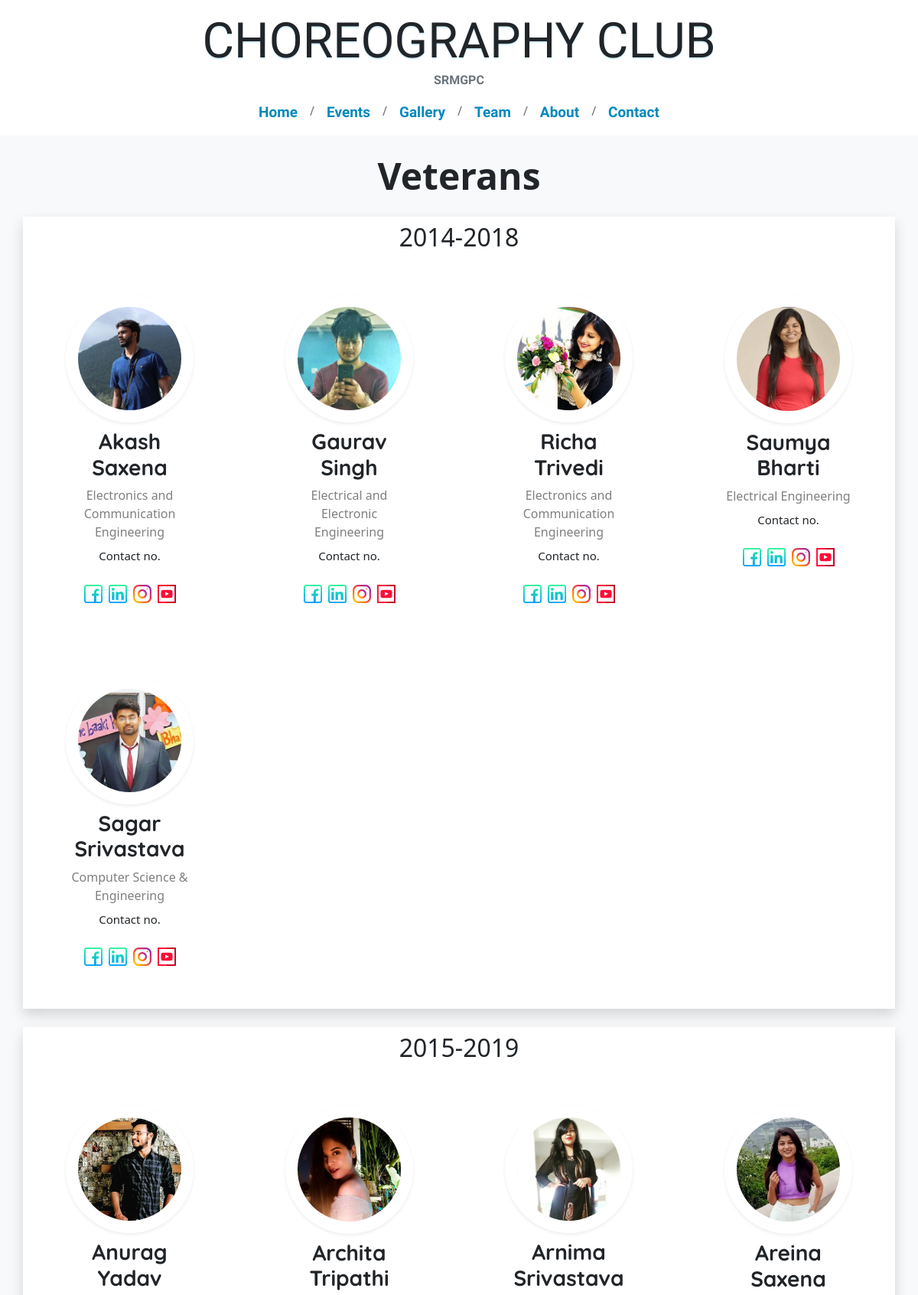
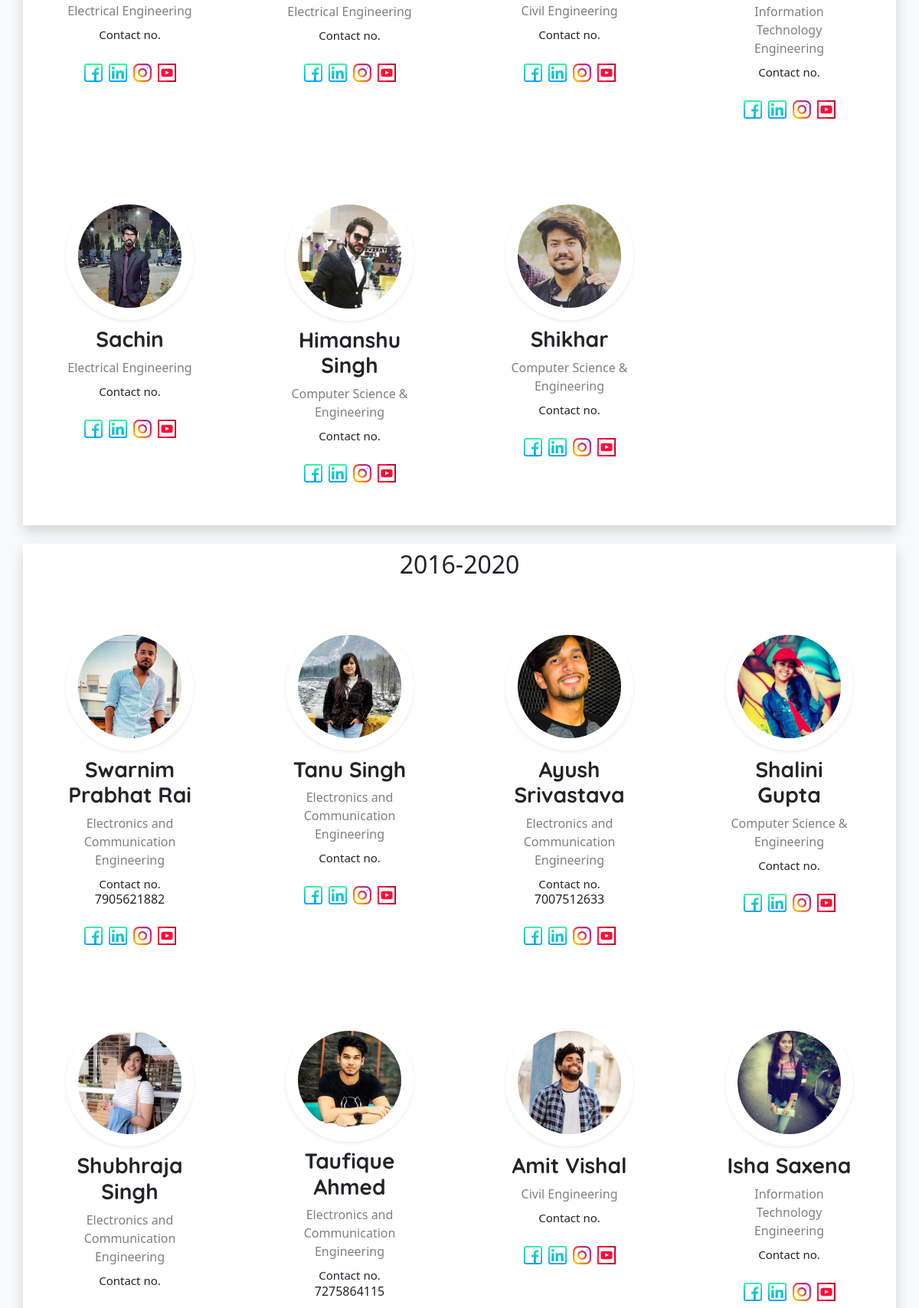
/veterans/ (upper part), run on the app's committed database (2 pictures, top to bottom).
### stepcell/models.py (models this page shows, shortened)
class ControlVeteran(models.Model):
    id = models.AutoField(primary_key=True)
    year = models.CharField(max_length=50,help_text='Volunteer year which we want to display')
    def __str__(self):
        return self.year

class Team(models.Model):
    id = models.AutoField(primary_key=True)
    year = models.CharField(max_length=50,default='',help_text='batch year, starting year to end year. It must be 4 years. e.g. 2018-2022')
    student_name = models.CharField(max_length=100,null=False,help_text='student name')
    branch = models.CharField(max_length=200,help_text='branch')
    phone=models.CharField(help_text='10 digits phone number',max_length=12,blank=True)
    fb_link=models.CharField(max_length=300,help_text='facebook profile link',default="#",blank=True)
    linkedin_link=models.CharField(max_length=300,help_text='linkedin profile link',default="#",blank=True)
    insta_link=models.CharField(max_length=300,help_text='instagram profile link',default="#",blank=True)
    yt_link=models.CharField(max_length=300,help_text='youtube channel link',default="#",blank=True)
    image=models.FileField(validators=[FileExtensionValidator(['jpg','png','jpeg'])],upload_to="team/")

### stepcell/views.py (the view)
# urls.py: path("veterans/",views.veteranPage,name="veteranPage"),
def veteranPage(request):
    controlVeteran = ControlVeteran.objects.all()
    veterans = Team.objects.all()
    context = {
        'controlVeteran':controlVeteran,
        'veterans':veterans,
    }
    return render(request,"veterans.html",context)

### templates/veterans.html (shortened to what this page needs)
{% extends 'base.html' %}
{% load static %}
{% block title %}
<link rel="stylesheet" href="{% static 'css/volunteer.css' %}">
{% endblock %}
{% block body %}
<div class="container-fluid px-3">
    <h1 class="text-center display-5 fw-bold mt-4">Veterans</h1>
    {% for i in controlVeteran %}
    <div class="container bg-white shadow p-2 mt-4">
        <h2 class='text-center'>{{ i }}</h2>
        <div class="row">
            {% for j in veterans %}
            {% if j.year == i.year %}
            <div class="col-lg-3 col-md-4 col-6">
                <div class="p-lg-3 p-xl-5 p-2">
                    <img src="{{ j.image.url }}" alt="" class="img-fluid rounded rounded-circle p-lg-3 p-3 shadow-sm">
                    <h2 class="text-center name mt-2">{{ j.student_name }}</h2>
                    <p class="text-center text-black-50 branch mb-2">{{ j.branch }}</p>
                    <p class="text-center mb-0 contact">Contact no.</p>
                    <h6 class="text-center number user-select-all">{{ j.phone }}</h6>
                    <div class="d-flex justify-content-center mt-4">
                        <a href="{{ j.fb_link }}" class="mx-1"><img src="{% static 'images/fbook.png' %}" alt=""></a>
                        <a href="{{ j.linkedin_link }}" class="mx-1"><img src="{% static 'images/linked.png' %}"
                                alt=""></a>
                        <a href="{{ j.insta_link }}" class="mx-1"><img src="{% static 'images/igram.png' %}" alt=""></a>
                        <a href="{{ j.yt_link }}" class="mx-1"><img src="{% static 'images/y.png' %}" alt=""></a>
                    </div>
                </div>
            </div>
            {% endif %}
            {% endfor %}
        </div>
    </div>
    {% endfor %}
</div>
{% endblock %}

### static/css/volunteer.css (style rules this page uses)
.name { font-size: 28px; font-family: 'Quicksand', sans-serif; font-weight: bold; }
.branch { font-size: 16px; }
.contact { font-size: 15px; }
.number { font-size: 16px; }

### data on the page
ControlVeteran: year "2014-2018"
Team: image (picture), student_name "Akash Saxena", branch "Electronics and Communication Engineering"
Team: image (picture), student_name "Gaurav Singh", branch "Electrical and Electronic Engineering"
Team: image (picture), student_name "Richa Trivedi", branch "Electronics and Communication Engineering"
Team: image (picture), student_name "Saumya Bharti", branch "Electrical Engineering"
Team: image (picture), student_name "Sagar Srivastava", branch "Computer Science & Engineering"
ControlVeteran: year "2015-2019"
Team: image (picture), student_name "Anurag Yadav", branch "Electrical Engineering"
Team: image (picture), student_name "Archita Tripathi", branch "Electrical Engineering"
Team: image (picture), student_name "Arnima Srivastava", branch "Civil Engineering"
Team: image (picture), student_name "Areina Saxena", branch "Information Technology Engineering"
Team: image (picture), student_name "Sachin", branch "Electrical Engineering"
Team: image (picture), student_name "Himanshu Singh", branch "Computer Science & Engineering"
Team: image (picture), student_name "Shikhar", branch "Computer Science & Engineering"
ControlVeteran: year "2016-2020"
Team: image (picture), student_name "Swarnim Prabhat Rai", branch "Electronics and Communication Engineering", phone "7905621882"
Team: image (picture), student_name "Tanu Singh", branch "Electronics and Communication Engineering"
Team: image (picture), student_name "Ayush Srivastava", branch "Electronics and Communication Engineering", phone "7007512633"
Team: image (picture), student_name "Shalini Gupta", branch "Computer Science & Engineering"
Team: image (picture), student_name "Shubhraja Singh", branch "Electronics and Communication Engineering"
Team: image (picture), student_name "Taufique Ahmed", branch "Electronics and Communication Engineering", phone "7275864115"
Team: image (picture), student_name "Amit Vishal", branch "Civil Engineering"
Team: image (picture), student_name "Isha Saxena", branch "Information Technology Engineering"
